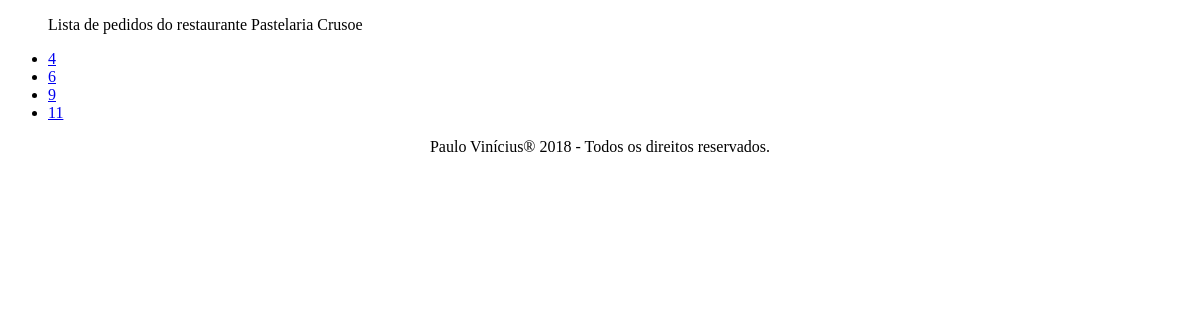
The app's page /ped_rest/5 (signed in), older data.
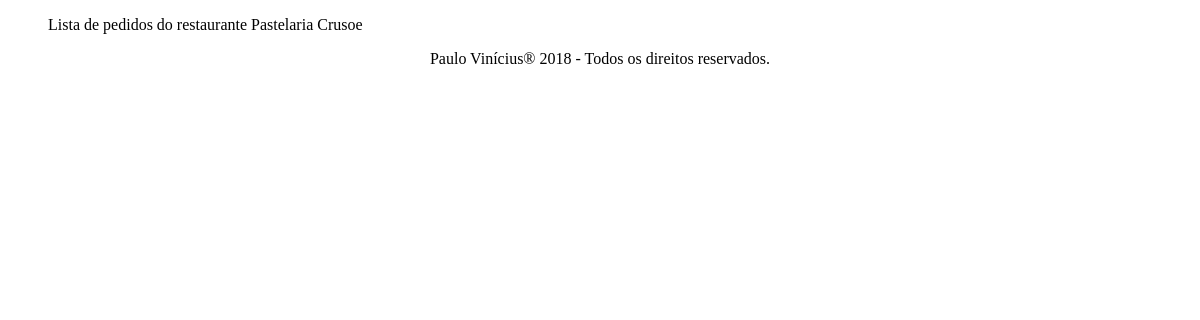
The same page, newer data.
### pedidos/models.py (models this page shows)
class Pedido(models.Model):
    pessoas = models.ForeignKey(Pessoa, verbose_name="Lista de clientes cadastrados", on_delete=models.PROTECT)
    produtos = models.ForeignKey(Produto, verbose_name="Lista de Produtos", default=None, on_delete=models.PROTECT)
    data = models.DateField()
    def __str__(self):
        return str(self.pk + 1)
    class Meta:
        ordering = ["pk"]
        verbose_name_plural = "pedidos"

### pedidos/views.py (the view)
# urls.py: path('ped_rest/<int:id>', pedidos_restaurantes, name='ped_rest'),
@login_required
def pedidos_restaurantes(request, id):
    try:
        restaurante = Restaurante.objects.get(id=id)
    except:
        pass
    if restaurante:
        lista = []
        pedidos = Pedido.objects.filter(produtos__restaurante=id)
        for pedido in pedidos:
            lista.append(pedido)
        return render(request, 'ped_rest.html', {'lista': lista, 'restaurante': restaurante})
    else:
        return render(request, 'ped_rest.html', {'lista': None, 'restaurante': "Nenhum restaurante encontrado, "
                                                                               "tente novamente"})

### template/ped_rest.html (shortened to what this page needs)
<!doctype html>
<html lang="en">
<head>
</head>
<body>
    <ul><p> Lista de pedidos do restaurante {{restaurante.nome_restaurante}}</p>
        {% for l in lista %}
        <li>
            <a href="http://localhost:8000/admin/pedidos/pedido/{{l}}/change/">{{l.id}} </a>
        </li>
        {% endfor %}
    </ul>
<footer> <p align="center">Paulo Vinícius® 2018 - Todos os direitos reservados. </p> </footer>
</body>
</html>

Row changes from the older to the newer data that the page shows:
removed Pedido: id "4"
removed Pedido: id "6"
removed Pedido: id "9"
removed Pedido: id "11"
